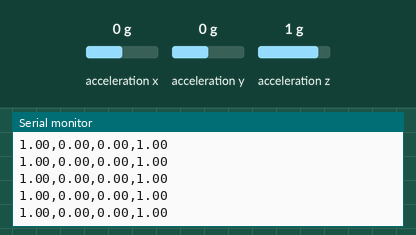
Recording of a sketch running on a simulated ESP32. Parts: the last lines printed to the serial monitor. Wiring (inferred from the names in the program): MPU-6050 motion sensor at I2C address 0x68. The inputs (shaded band) are chosen by the test bench; at power-on: acceleration x 0 g, acceleration y 0 g, acceleration z 1 g.

Above: at 1.2 s.
1.3 s: acceleration x set to -1.4 g
At 1.34 s:
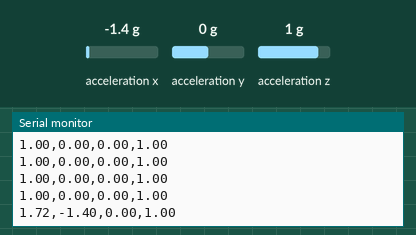
2.8 s: acceleration y set to -1.4 g
At 2.82 s:
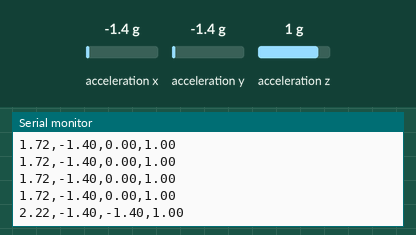
4.3 s: acceleration z set to -1.4 g
At 4.3 s:
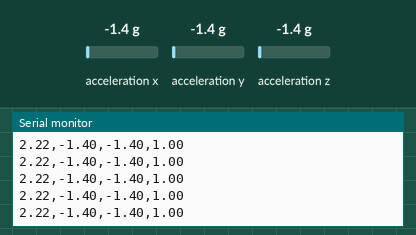
Timing chart, 0 to 7.3 s (numbered marks = the images above; inputs shaded):
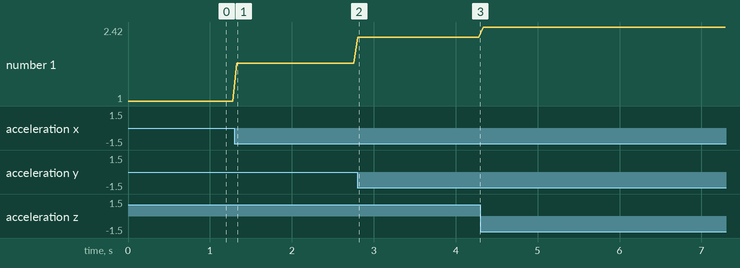

Measured:
- after the input at 1.3 s, the serial monitor: prints a new line at once (image 1)
- after the input at 2.8 s, the serial monitor: prints a new line at once (image 2)
- plotted number 1: 1 → 1.72 after the input at 1.3 s, 1.72 → 2.22 after the input at 2.8 s, 2.22 → 2.42 after the input at 4.3 s

The sketch:

saketsafe.ino
```cpp
#include <Wire.h>

const int MPU_addr = 0x68;
int16_t AcX, AcY, AcZ;

void setup() {
  Serial.begin(115200);
  Wire.begin(21, 22); // 強制指定腳位

  // 1. 喚醒 MPU6050
  Wire.beginTransmission(MPU_addr);
  Wire.write(0x6B); // 電源管理暫存器
  Wire.write(0);    // 喚醒晶片
  Wire.endTransmission(true);

  // 2. 設定加速度計量程為 ±16G (關鍵修改)
  Wire.beginTransmission(MPU_addr);
  Wire.write(0x1C); // 加速度配置暫存器 (ACCEL_CONFIG)
  Wire.write(0x18); // 寫入 0x18 代表設定為 ±16G
  Wire.endTransmission(true);

  Serial.println("✅ SkateSafe 16G 模式啟動！");
}

void loop() {
  Wire.beginTransmission(MPU_addr);
  Wire.write(0x3B); // 從 X 軸加速度開始讀
  Wire.endTransmission(false);
  Wire.requestFrom(MPU_addr, 6, true);

  // 讀取原始數據
  AcX = Wire.read() << 8 | Wire.read();
  AcY = Wire.read() << 8 | Wire.read();
  AcZ = Wire.read() << 8 | Wire.read();

  // 3. 轉換比例修正：16G 模式下，比例因子為 2048.0 LSB/g
  float x_g = AcX / 2048.0;
  float y_g = AcY / 2048.0;
  float z_g = AcZ / 2048.0;

  // 計算總合向量 (Total G)
  float total_g = sqrt(x_g*x_g + y_g*y_g + z_g*z_g);

  // 輸出給網頁用的格式: Total_G, X_G, Y_G, Z_G
  Serial.print(total_g); Serial.print(",");
  Serial.print(x_g); Serial.print(",");
  Serial.print(y_g); Serial.print(",");
  Serial.println(z_g);

  delay(50); // Owen 測試過最穩定的間隔
}
```
